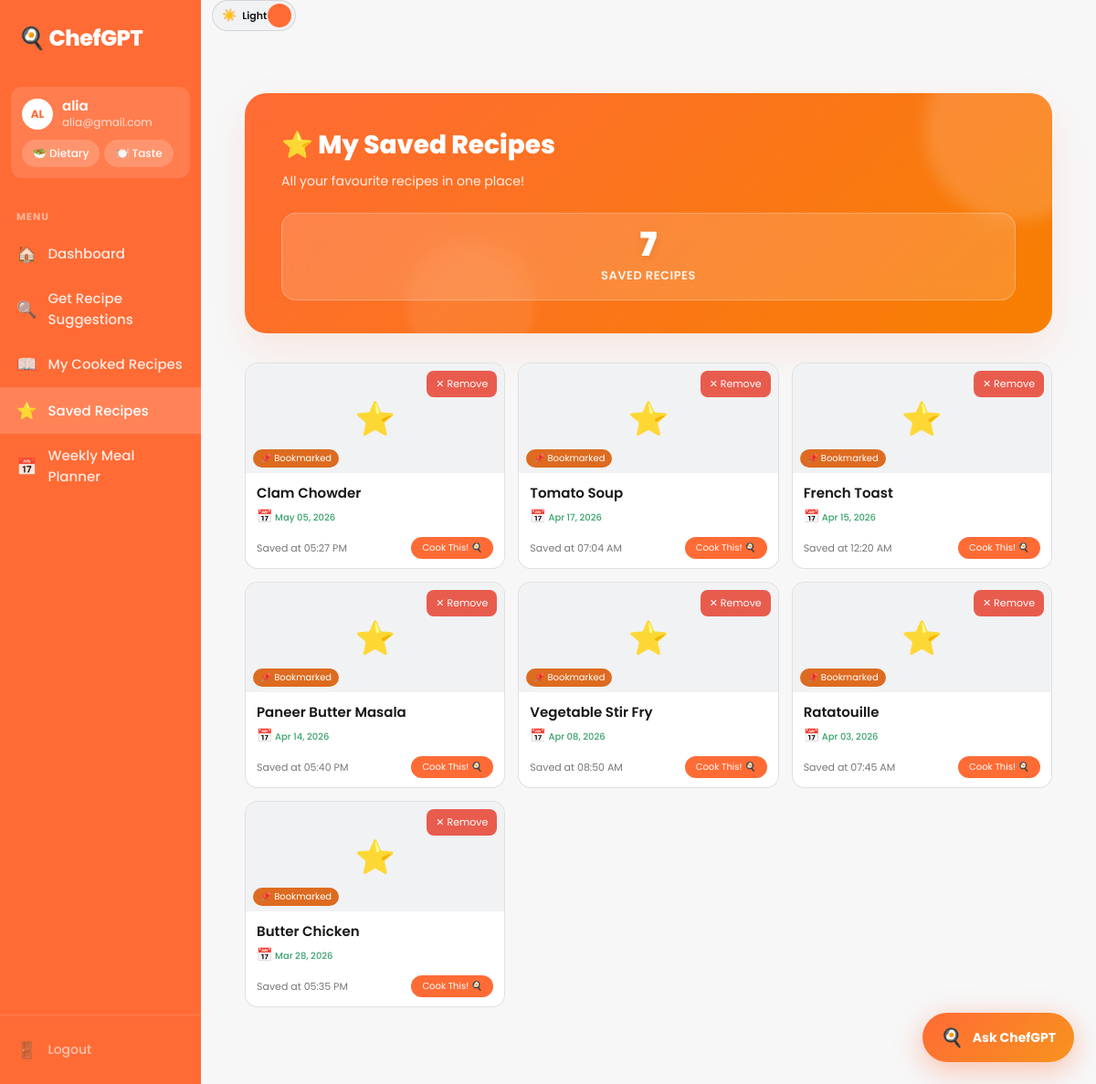
The page /saved-recipes (signed in) on the database its author committed.
### app.py (models this page shows)
class User(UserMixin, db.Model):
    id = db.Column(db.Integer, primary_key=True)
    username = db.Column(db.String(80), unique=True, nullable=False)
    email = db.Column(db.String(120), unique=True, nullable=False)
    password = db.Column(db.String(200), nullable=False)
    created_at = db.Column(db.DateTime, default=datetime.utcnow)
    role = db.Column(db.String(20), nullable=False, default='user')

class SavedRecipe(db.Model):
    __tablename__ = 'saved_recipes'
    id = db.Column(db.Integer, primary_key=True)
    user_id = db.Column(db.Integer, db.ForeignKey('user.id'), nullable=False)
    recipe_id = db.Column(db.Integer, nullable=False)
    recipe_name = db.Column(db.String(200), nullable=False)
    saved_at = db.Column(db.DateTime, default=datetime.utcnow)
    user = db.relationship('User', backref='saved_recipes')

### app.py (the view)
@app.route("/saved-recipes")
@login_required
def saved_recipes():
    saved = SavedRecipe.query.filter_by(user_id=current_user.id)\
        .order_by(SavedRecipe.saved_at.desc()).all()
    return render_template("saved_recipes.html", recipes=saved)

### app.py (called while the page is built)
@login_manager.user_loader
def load_user(user_id):
    return User.query.get(int(user_id))

### templates/saved_recipes.html (shortened to what this page needs)
{% extends "base.html" %}
{% block extra_head %}
    <link rel="stylesheet" href="{{ url_for('static', filename='css/history.css') }}">
{% endblock %}
{% block content %}
    <div class="container">
        <div class="page-header">
            <h2>⭐ My Saved Recipes</h2>
            <p>All your favourite recipes in one place!</p>
            <div class="stats">
                <div class="stat-card">
                    <div class="stat-number">{{ recipes|length }}</div>
                    <div class="stat-label">Saved Recipes</div>
                </div>
            </div>
        </div>
        {% if recipes|length == 0 %}
            <div class="empty-state">
                <div style="font-size: 48px; margin-bottom: 16px;">💾</div>
                <h3>No Saved Recipes Yet</h3>
                <p>Browse recipes and hit Save to bookmark your favourites!</p>
                <a href="{{ url_for('dashboard') }}">Browse Recipes</a>
            </div>
        {% else %}
            <div class="recipe-grid">
            {% for saved in recipes %}
                <div class="recipe-card" onclick="window.location.href='{{ url_for('recipe_detail', recipe_id=saved.recipe_id) }}'" style="position: relative;">
                    <button class="view-btn" style="position: absolute; top: 8px; right: 8px; background: rgba(231, 76, 60, 0.9); color: white; border: none; padding: 6px 10px; font-size: 11px; z-index: 10; border-radius: 8px;" onclick="event.stopPropagation(); unsave({{ saved.recipe_id }}, this)">
                        ✕ Remove
                    </button>
                    <div class="recipe-card-img">
                        <div class="recipe-img-placeholder">⭐</div>
                        <div class="recipe-time-badge" style="background: #DD6B20; color: white;">📌 Bookmarked</div>
                    </div>
                    <div class="recipe-card-body">
                        <div class="recipe-card-name" style="font-size: 15px; padding-right: 20px;">{{ saved.recipe_name }}</div>
                        <div class="recipe-card-meta" style="color: #38A169; font-weight: 500; margin-top: 4px;">
                            <span style="font-size: 14px;">📅</span> {{ saved.saved_at.strftime('%b %d, %Y') }}
                        </div>
                        <div class="recipe-card-footer" style="margin-top: 12px;">
                            <div class="recipe-rating" style="font-size: 11px;">Saved at {{ saved.saved_at.strftime('%I:%M %p') }}</div>
                            <div class="recipe-view-btn" style="background: var(--brand);">Cook This! 🍳</div>
                        </div>
                    </div>
                </div>
            {% endfor %}
            </div>
        {% endif %}
    </div>
{% endblock %}

### templates/base.html (shortened to what this page needs)
<!DOCTYPE html>
<html lang="en">
<head>
    <link rel="stylesheet" href="{{ url_for('static', filename='css/dashboard.css') }}">
    {% block extra_head %}{% endblock %}
</head>
<body>
<div class="dashboard-layout">
  <aside class="sidebar">
    <div class="sidebar-logo">🍳 ChefGPT</div>
    <div class="profile-block">
      <div class="profile-row">
        <div class="avatar">{{ current_user.username[:2].upper() if current_user.is_authenticated else '' }}</div>
        <div>
          <div class="profile-name">{{ current_user.username if current_user.is_authenticated else '' }}</div>
          <div class="profile-email">{{ current_user.email if current_user.is_authenticated else '' }}</div>
        </div>
      </div>
      <div class="profile-pills">
        <button class="pill" onclick="openDietDrawer()">🥗 Dietary</button>
        <button class="pill" onclick="openTasteDrawer()">🍽️ Taste</button>
      </div>
    </div>
    <nav class="sidebar-nav">
      <div class="nav-label">MENU</div>
      <a href="{{ url_for('dashboard') }}" class="nav-item {% if request.endpoint == 'dashboard' %}active{% endif %}">
        <span class="nav-icon">🏠</span> Dashboard</a>
      <a href="{{ url_for('recommend_page') }}" class="nav-item {% if request.endpoint == 'recommend_page' %}active{% endif %}">
        <span class="nav-icon">🔍</span> Get Recipe Suggestions</a>
      <a href="{{ url_for('cooked_history') }}" class="nav-item {% if request.endpoint == 'cooked_history' %}active{% endif %}">
        <span class="nav-icon">📖</span> My Cooked Recipes</a>
      <a href="{{ url_for('saved_recipes') }}" class="nav-item {% if request.endpoint == 'saved_recipes' %}active{% endif %}">
        <span class="nav-icon">⭐</span> Saved Recipes</a>
      <a href="{{ url_for('meal_planner') }}" class="nav-item {% if request.endpoint == 'meal_planner' %}active{% endif %}">
        <span class="nav-icon">📅</span> Weekly Meal Planner</a>
    </nav>
    <div class="sidebar-bottom">
      <a href="{{ url_for('logout') }}" class="nav-item nav-logout">
        <span class="nav-icon">🚪</span> Logout</a>
    </div>
  </aside>
  <main class="main-content">
    <div class="topbar-actions">
      <button class="theme-switch" type="button" onclick="toggleTheme()" aria-label="Toggle theme">
        <span class="theme-switch-icon" id="themeIcon">🌙</span>
        <span class="theme-switch-text" id="themeText">Dark</span>
        <span class="theme-switch-knob"></span>
      </button>
    </div>
    <div class="page-content">
      {% block content %}{% endblock %}
    </div>
  </main>
</div>
{% include 'partials/floating_chat.html' %}
</body>
        {% set diet_options = [('omnivore','🍽️ No Restrictions','Eats everything'),('vegetarian','🥦 Vegetarian','No meat, dairy & eggs ok'),('vegan','🌱 Vegan','No animal products'),('halal','☪️ Halal','No pork & alcohol')] %}
</html>

### static/css/history.css (style rules this page uses)
.container { max-width: 1000px; margin: 20px auto; padding: 0 16px; animation: slideUp 0.4s ease-out forwards; }
.page-header { background: linear-gradient(135deg, var(--brand) 0%, #f77f00 100%); padding: 36px 40px; border-radius: 24px; margin-bottom: 32px; position: relative; overflow: hidden; box-shadow: var(--shadow); color: white; }
.page-header::before { content: ''; position: absolute; top: -60px; right: -60px; width: 200px; height: 200px; background: rgba(255,255,255,0.15); border-radius: 50%; filter: blur(8px); }
.page-header::after { content: ''; position: absolute; bottom: -40px; left: 20%; width: 140px; height: 140px; background: rgba(255,255,255,0.08); border-radius: 50%; filter: blur(4px); }
.page-header h2 { font-size: 28px; font-weight: 800; margin-bottom: 8px; position: relative; z-index: 1; }
.page-header p { color: rgba(255,255,255,0.9); font-size: 14px; position: relative; z-index: 1; }
.stats { display: flex; gap: 16px; margin-top: 24px; position: relative; z-index: 1; }
.stat-card { background: rgba(255,255,255,0.15); backdrop-filter: blur(12px); border: 1px solid rgba(255,255,255,0.25); padding: 16px 24px; border-radius: 16px; flex: 1; text-align: center; transition: all 0.3s cubic-bezier(0.4, 0, 0.2, 1); }
.stat-number { font-size: 36px; font-weight: 900; color: white; line-height: 1; margin-bottom: 6px; text-shadow: 0 2px 10px rgba(0,0,0,0.1); }
.stat-label { color: rgba(255,255,255,0.9); font-size: 13px; font-weight: 600; text-transform: uppercase; letter-spacing: 0.5px; }

### rows shown on the page
User: username "AL", username "alia", email "alia@gmail.com"
SavedRecipe: recipe_name "Clam Chowder", saved_at "May 05, 2026", saved_at "05:27 PM"
SavedRecipe: recipe_name "Tomato Soup", saved_at "Apr 17, 2026", saved_at "07:04 AM"
SavedRecipe: recipe_name "French Toast", saved_at "Apr 15, 2026", saved_at "12:20 AM"
SavedRecipe: recipe_name "Paneer Butter Masala", saved_at "Apr 14, 2026", saved_at "05:40 PM"
SavedRecipe: recipe_name "Vegetable Stir Fry", saved_at "Apr 08, 2026", saved_at "08:50 AM"
SavedRecipe: recipe_name "Ratatouille", saved_at "Apr 03, 2026", saved_at "07:45 AM"
SavedRecipe: recipe_name "Butter Chicken", saved_at "Mar 28, 2026", saved_at "05:35 PM"

### other values the page prints
{{ recipes|length }} "7"
